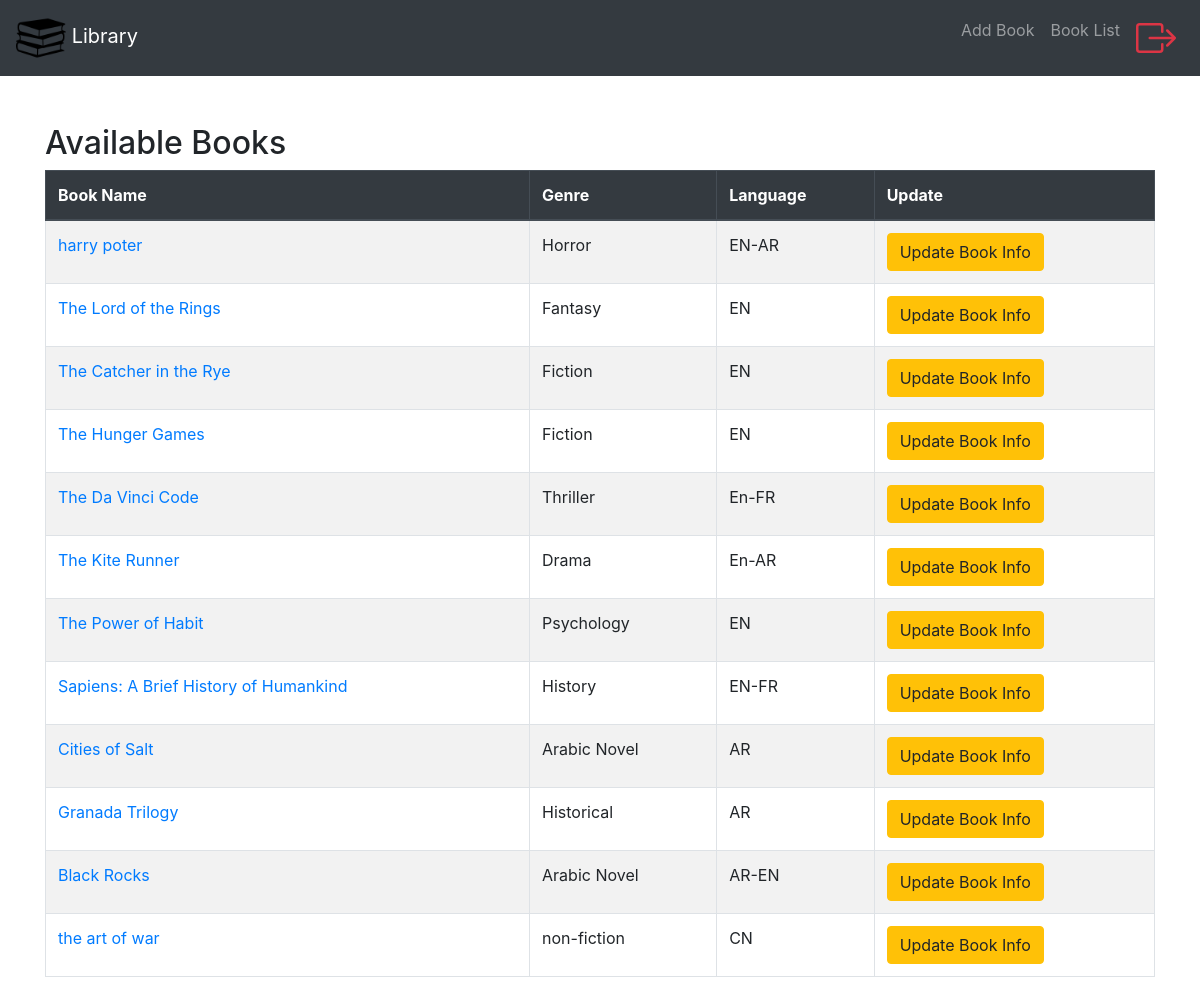
/books/, run on an earlier commit of the app's database.
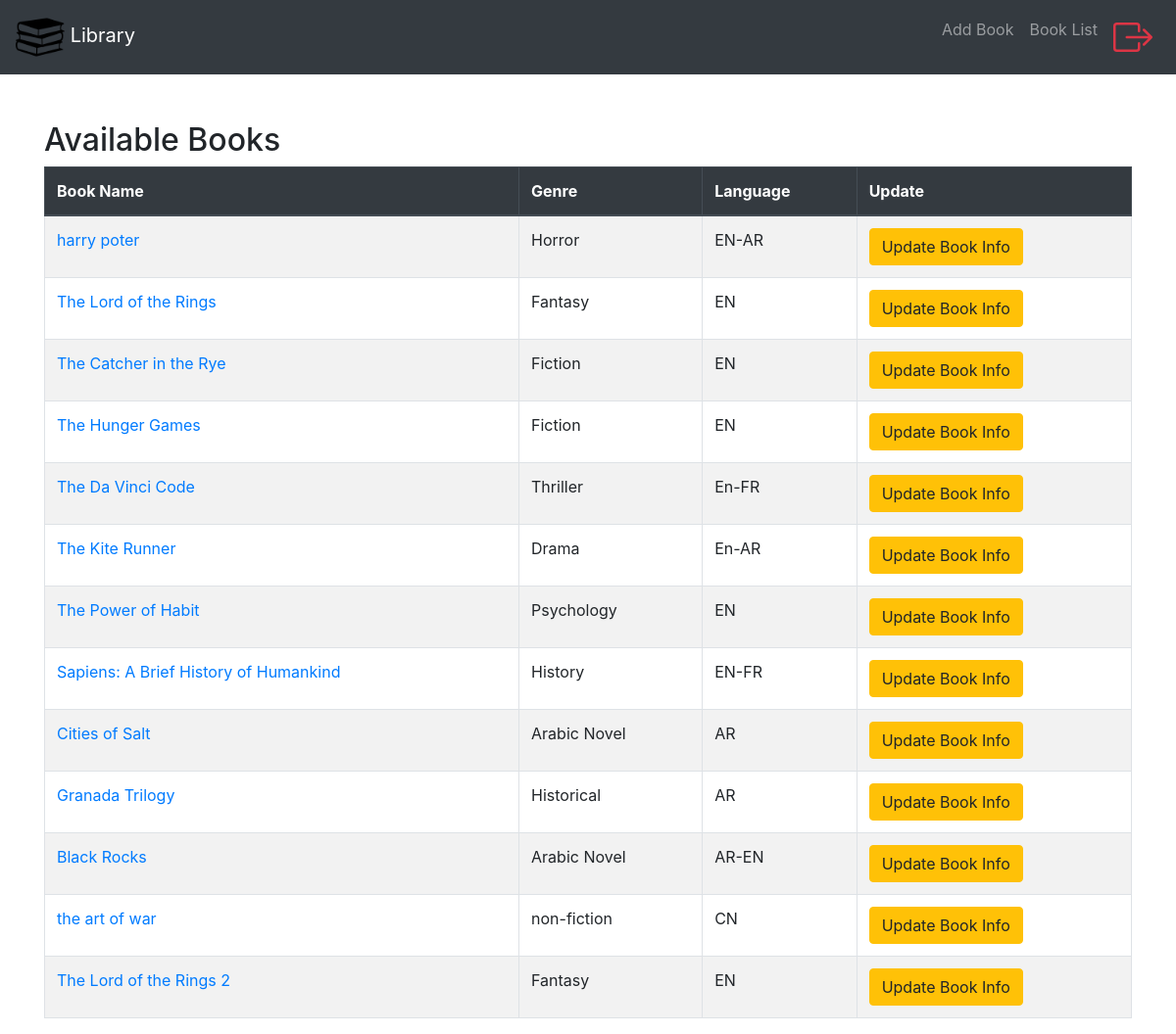
And on a later commit of the database.
### app1/models.py (models this page shows, shortened)
class book(models.Model):
    bname = models.CharField(max_length=64)
    author = models.CharField(max_length=100)
    pages = models.CharField(max_length=64)
    language = models.CharField(max_length=64)
    average_rating = models.FloatField(default=0.0, validators=[MaxValueValidator(10)])
    price = models.DecimalField(max_digits=10, decimal_places=2)
    edition = models.PositiveIntegerField()
    genre = models.CharField(max_length=64)
    ISBN = models.CharField(max_length=13, unique=True)

### app1/views.py (the view)
# urls.py: path('books/', views.books, name='books'),
def books(request):
    book_list = book.objects.all()
    customer_list = customers.objects.all()
    user_list= User.objects.all()
    book_form = BookForm()
    return render(request,"app1/book.html",{
        "book_list": book_list,"book_form" :book_form, "customers_list" : customer_list,'user':user_list
    })

### app1/templates/app1/book.html
{% extends "app1/layout.html" %}
{% block body %}
<div class="container mt-5">
    <h2>Available Books</h2>
    <table class="table table-bordered table-striped">
        <thead class="thead-dark">
            <tr>
                <th scope="col">Book Name</th>
                <th scope="col">Genre</th>
                <th scope="col">Language</th>
                <th scope="col">Update</th>
            </tr>
        </thead>
        <tbody>
            {% for book in book_list %}
            <tr>
                <td>
                    <a href="{% url 'app1:book_details' book.id %}">{{ book.bname }}</a>
                </td>
                <td>{{ book.genre }}</td>
                <td>{{ book.language }}</td>
                <td>
                    <a href="{% url 'app1:update_book' book.id %}" class="btn btn-warning">Update Book Info</a>
                </td>
            </tr>
            {% endfor %}
        </tbody>
    </table>
</div>
{% endblock %}

### app1/templates/app1/layout.html (shortened to what this page needs)
{% load static %}
<!DOCTYPE html>
<html lang="en">
<head>
    <link rel="stylesheet" type="text/css" href="https://stackpath.bootstrapcdn.com/bootstrap/4.5.2/css/bootstrap.min.css">
    <link rel="stylesheet" href="{% static 'app1/style.css' %}">
</head>
<body >
    <nav class="navbar navbar-expand-lg navbar-dark bg-dark ">
        <a class="navbar-brand" href="{% url 'app1:books' %}">
            <img src="{% static 'app1/book.png' %}" width="50" height="50" alt="Book Image"> Library
        </a>
        <div class="collapse navbar-collapse" id="navbarNav">
            <ul class="navbar-nav ml-auto">
                <li class="nav-item">
                    <a class="nav-link" href="{% url 'app1:add_book' %}">Add Book</a>
                </li>
                <li class="nav-item">
                    <a class="nav-link " href="{% url 'app1:books' %}">Book List</a>
                </li>
                <li class="nav-item">
                    <a class="nav-link text-danger" href="{% url 'app1:logout' %}"></a>
                </li>
            </ul>
        </div>
    </nav>
        {% block body %}
        {% endblock %}
</body>
</html>

What changed in the data, as far as the page shows it:
added book: bname "The Lord of the Rings 2", genre "Fantasy", language "EN"
